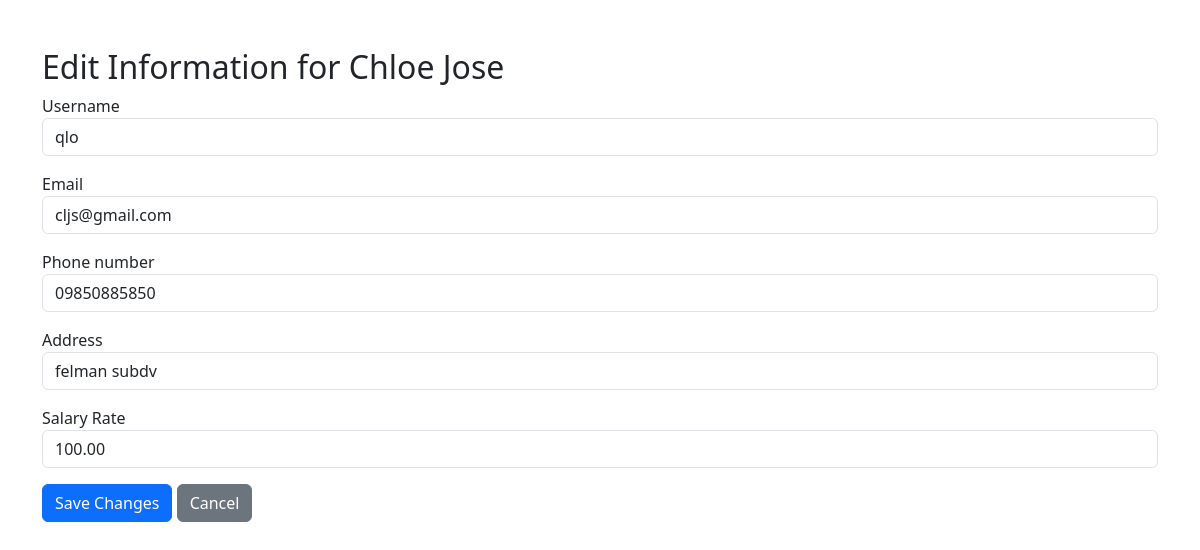
The page /edit_employee/3/ (signed in) on the database its author committed.
### employees/models.py (models this page shows, shortened)
class CustomUser(AbstractBaseUser, PermissionsMixin):
    ROLE_CHOICES = [
        ('admin', 'Admin'),
        ('employee', 'Employee'),
    ]
    email = models.EmailField(unique=True)
    username = models.CharField(max_length=150, unique=True)
    first_name = models.CharField(max_length=30)
    last_name = models.CharField(max_length=30)
    phone_number = models.CharField(max_length=11)
    address = models.CharField(max_length=300)
    birth_date = models.DateField(null=True, blank=True)
    is_active = models.BooleanField(default=True)
    is_staff = models.BooleanField(default=False)
    is_admin = models.BooleanField(default= False)
    role = models.CharField(max_length=10, choices=ROLE_CHOICES, default='employee')
    salary_rate = models.DecimalField(max_digits=6, decimal_places=2, default=20.00, help_text="Hourly rate in currency units")
    objects = CustomUserManager()
    USERNAME_FIELD = 'username'
    REQUIRED_FIELDS = ['email']  # List all required fields here
    groups = models.ManyToManyField(
        Group,
        related_name='customuser_set',  # Custom related name to avoid clashes
        blank=True,
    )
    user_permissions = models.ManyToManyField(
        Permission,
        related_name='customuser_set',  # Custom related name to avoid clashes
        blank=True,
    )

### employees/views.py (the view)
# urls.py: path('edit_employee/<int:user_id>/', edit_employee_view, name='edit_employee'),
@login_required
def edit_employee_view(request, user_id):
    if request.user.role != 'admin':
        return render(request, '403.html')
    employee = get_object_or_404(CustomUser, id=user_id)
    if request.method == 'POST':
        form = CustomUserForm(request.POST, instance=employee)
        if form.is_valid():
            form.save()
            return redirect('admin_dashboard')  # Redirect to the admin dashboard after saving
    else:
        form = CustomUserForm(instance=employee)
    return render(request, 'employees/edit_employee.html', {
        'form': form,
        'employee': employee
    })

### employees/forms.py
class CustomUserForm(forms.ModelForm):
    class Meta:
        model = CustomUser
        fields = [
            'username',
            'email', 'phone_number', 'address',
            'salary_rate'
        ]

### templates/employees/edit_employee.html (shortened to what this page needs)
<!DOCTYPE html>
<html lang="en">
<head>
    <link href="https://cdn.jsdelivr.net/npm/bootstrap@5.3.0-alpha1/dist/css/bootstrap.min.css" rel="stylesheet">
</head>
<body>
    <div class="container mt-5">
        <h2>Edit Information for {{ employee.first_name }} {{ employee.last_name }}</h2>
        <form method="POST">
            <div class="mb-3">
                <label for="username">{{ form.username.label }}</label>
                <input type="text" name="username" value="{{ form.username.value }}" class="form-control" id="username" required>
            </div>
            <div class="mb-3">
                <label for="email">{{ form.email.label }}</label>
                <input type="email" name="email" value="{{ form.email.value }}" class="form-control" id="email" required>
            </div>
            <div class="mb-3">
                <label for="phone_number">{{ form.phone_number.label }}</label>
                <input type="text" name="phone_number" value="{{ form.phone_number.value }}" class="form-control" id="phone_number" required>
            </div>
            <div class="mb-3">
                <label for="address">{{ form.address.label }}</label>
                <input type="text" name="address" value="{{ form.address.value }}" class="form-control" id="address" required>
            </div>
            <div class="mb-3">
                <label for="salary_rate">Salary Rate</label>
                <input type="number" step="0.01" name="salary_rate" value="{{ employee.salary_rate }}" class="form-control" id="salary_rate" required>
            </div>
            <button type="submit" class="btn btn-primary">Save Changes</button>
            <a href="{% url 'admin_dashboard' %}" class="btn btn-secondary">Cancel</a>
        </form>
    </div>
</body>
</html>

### rows shown on the page
CustomUser: first_name "Chloe", last_name "Jose", username "qlo", email "cljs@gmail.com", phone_number "09850885850", address "felman subdv", salary_rate "100.00"
